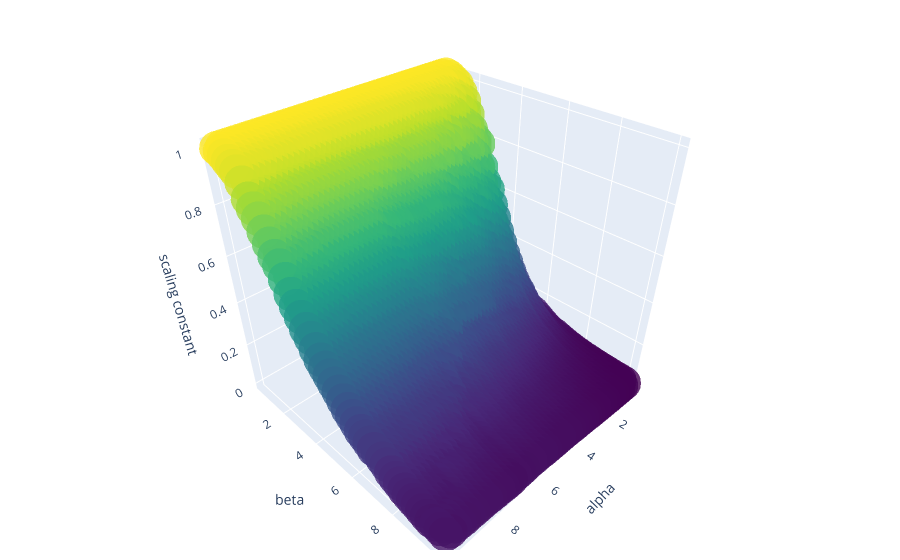

This figure's notebook cell:
### Code cell
graph_objects(parameter_pairs, parameter_cs)

### Figure 1 — Plotly figure (JSON) as saved in the notebook; plotly's stock layout.template omitted (floating-point values rounded to 4 significant figures; data arrays with more than 128 entries replaced by an {"elided": "..."} marker saying what was removed)
{"data": [{"marker": {"color": {"elided": "2500 float values"}, "colorscale": [[0, "#440154"], [0.1111, "#482878"], [0.2222, "#3e4989"], [0.3333, "#31688e"], [0.4444, "#26828e"], [0.5556, "#1f9e89"], [0.6667, "#35b779"], [0.7778, "#6ece58"], [0.8889, "#b5de2b"], [1, "#fde725"]], "opacity": 0.8, "size": 12}, "mode": "markers", "type": "scatter3d", "x": {"elided": "2500 float values"}, "y": {"elided": "2500 float values"}, "z": {"elided": "2500 float values"}}], "layout": {"margin": {"b": 10, "l": 10, "r": 20, "t": 10}, "scene": {"xaxis": {"title": {"text": "alpha"}}, "yaxis": {"title": {"text": "beta"}}, "zaxis": {"title": {"text": "scaling constant"}}}}}
